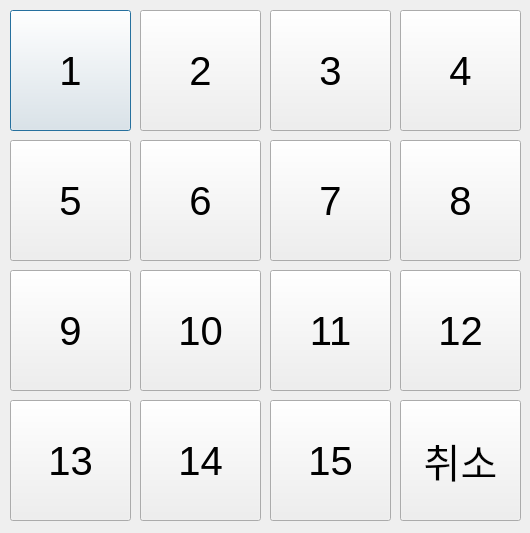
<?xml version="1.0" encoding="UTF-8"?>
<ui version="4.0">
 <class>Set_irrigation_time</class>
 <widget class="QDialog" name="Set_irrigation_time">
  <property name="geometry">
   <rect>
    <x>0</x>
    <y>0</y>
    <width>530</width>
    <height>533</height>
   </rect>
  </property>
  <property name="minimumSize">
   <size>
    <width>530</width>
    <height>533</height>
   </size>
  </property>
  <property name="maximumSize">
   <size>
    <width>530</width>
    <height>533</height>
   </size>
  </property>
  <property name="windowTitle">
   <string>Dialog</string>
  </property>
  <property name="modal">
   <bool>true</bool>
  </property>
  <widget class="QPushButton" name="btn_1">
   <property name="geometry">
    <rect>
     <x>10</x>
     <y>10</y>
     <width>121</width>
     <height>121</height>
    </rect>
   </property>
   <property name="font">
    <font>
     <pointsize>30</pointsize>
    </font>
   </property>
   <property name="text">
    <string>1</string>
   </property>
  </widget>
  <widget class="QPushButton" name="btn_2">
   <property name="geometry">
    <rect>
     <x>140</x>
     <y>10</y>
     <width>121</width>
     <height>121</height>
    </rect>
   </property>
   <property name="font">
    <font>
     <pointsize>30</pointsize>
    </font>
   </property>
   <property name="text">
    <string>2</string>
   </property>
  </widget>
  <widget class="QPushButton" name="btn_3">
   <property name="geometry">
    <rect>
     <x>270</x>
     <y>10</y>
     <width>121</width>
     <height>121</height>
    </rect>
   </property>
   <property name="font">
    <font>
     <pointsize>30</pointsize>
    </font>
   </property>
   <property name="text">
    <string>3</string>
   </property>
  </widget>
  <widget class="QPushButton" name="btn_4">
   <property name="geometry">
    <rect>
     <x>400</x>
     <y>10</y>
     <width>121</width>
     <height>121</height>
    </rect>
   </property>
   <property name="font">
    <font>
     <pointsize>30</pointsize>
    </font>
   </property>
   <property name="text">
    <string>4</string>
   </property>
  </widget>
  <widget class="QPushButton" name="btn_5">
   <property name="geometry">
    <rect>
     <x>10</x>
     <y>140</y>
     <width>121</width>
     <height>121</height>
    </rect>
   </property>
   <property name="font">
    <font>
     <pointsize>30</pointsize>
    </font>
   </property>
   <property name="text">
    <string>5</string>
   </property>
  </widget>
  <widget class="QPushButton" name="btn_6">
   <property name="geometry">
    <rect>
     <x>140</x>
     <y>140</y>
     <width>121</width>
     <height>121</height>
    </rect>
   </property>
   <property name="font">
    <font>
     <pointsize>30</pointsize>
    </font>
   </property>
   <property name="text">
    <string>6</string>
   </property>
  </widget>
  <widget class="QPushButton" name="btn_7">
   <property name="geometry">
    <rect>
     <x>270</x>
     <y>140</y>
     <width>121</width>
     <height>121</height>
    </rect>
   </property>
   <property name="font">
    <font>
     <pointsize>30</pointsize>
    </font>
   </property>
   <property name="text">
    <string>7</string>
   </property>
  </widget>
  <widget class="QPushButton" name="btn_8">
   <property name="geometry">
    <rect>
     <x>400</x>
     <y>140</y>
     <width>121</width>
     <height>121</height>
    </rect>
   </property>
   <property name="font">
    <font>
     <pointsize>30</pointsize>
    </font>
   </property>
   <property name="text">
    <string>8</string>
   </property>
  </widget>
  <widget class="QPushButton" name="btn_10">
   <property name="geometry">
    <rect>
     <x>140</x>
     <y>270</y>
     <width>121</width>
     <height>121</height>
    </rect>
   </property>
   <property name="font">
    <font>
     <pointsize>30</pointsize>
    </font>
   </property>
   <property name="text">
    <string>10</string>
   </property>
  </widget>
  <widget class="QPushButton" name="btn_11">
   <property name="geometry">
    <rect>
     <x>270</x>
     <y>270</y>
     <width>121</width>
     <height>121</height>
    </rect>
   </property>
   <property name="font">
    <font>
     <pointsize>30</pointsize>
    </font>
   </property>
   <property name="text">
    <string>11</string>
   </property>
  </widget>
  <widget class="QPushButton" name="btn_12">
   <property name="geometry">
    <rect>
     <x>400</x>
     <y>270</y>
     <width>121</width>
     <height>121</height>
    </rect>
   </property>
   <property name="font">
    <font>
     <pointsize>30</pointsize>
    </font>
   </property>
   <property name="text">
    <string>12</string>
   </property>
  </widget>
  <widget class="QPushButton" name="btn_9">
   <property name="geometry">
    <rect>
     <x>10</x>
     <y>270</y>
     <width>121</width>
     <height>121</height>
    </rect>
   </property>
   <property name="font">
    <font>
     <pointsize>30</pointsize>
    </font>
   </property>
   <property name="text">
    <string>9</string>
   </property>
  </widget>
  <widget class="QPushButton" name="btn_13">
   <property name="geometry">
    <rect>
     <x>10</x>
     <y>400</y>
     <width>121</width>
     <height>121</height>
    </rect>
   </property>
   <property name="font">
    <font>
     <pointsize>30</pointsize>
    </font>
   </property>
   <property name="text">
    <string>13</string>
   </property>
  </widget>
  <widget class="QPushButton" name="btn_cancel">
   <property name="geometry">
    <rect>
     <x>400</x>
     <y>400</y>
     <width>121</width>
     <height>121</height>
    </rect>
   </property>
   <property name="font">
    <font>
     <pointsize>30</pointsize>
    </font>
   </property>
   <property name="text">
    <string>취소</string>
   </property>
  </widget>
  <widget class="QPushButton" name="btn_14">
   <property name="geometry">
    <rect>
     <x>140</x>
     <y>400</y>
     <width>121</width>
     <height>121</height>
    </rect>
   </property>
   <property name="font">
    <font>
     <pointsize>30</pointsize>
    </font>
   </property>
   <property name="text">
    <string>14</string>
   </property>
  </widget>
  <widget class="QPushButton" name="btn_15">
   <property name="geometry">
    <rect>
     <x>270</x>
     <y>400</y>
     <width>121</width>
     <height>121</height>
    </rect>
   </property>
   <property name="font">
    <font>
     <pointsize>30</pointsize>
    </font>
   </property>
   <property name="text">
    <string>15</string>
   </property>
  </widget>
 </widget>
 <resources/>
 <connections>
  <connection>
   <sender>btn_1</sender>
   <signal>clicked()</signal>
   <receiver>Set_irrigation_time</receiver>
   <slot>click_num()</slot>
   <hints>
    <hint type="sourcelabel">
     <x>33</x>
     <y>117</y>
    </hint>
    <hint type="destinationlabel">
     <x>75</x>
     <y>136</y>
    </hint>
   </hints>
  </connection>
  <connection>
   <sender>btn_2</sender>
   <signal>clicked()</signal>
   <receiver>Set_irrigation_time</receiver>
   <slot>click_num()</slot>
   <hints>
    <hint type="sourcelabel">
     <x>170</x>
     <y>120</y>
    </hint>
    <hint type="destinationlabel">
     <x>186</x>
     <y>135</y>
    </hint>
   </hints>
  </connection>
  <connection>
   <sender>btn_3</sender>
   <signal>clicked()</signal>
   <receiver>Set_irrigation_time</receiver>
   <slot>click_num()</slot>
   <hints>
    <hint type="sourcelabel">
     <x>288</x>
     <y>111</y>
    </hint>
    <hint type="destinationlabel">
     <x>310</x>
     <y>135</y>
    </hint>
   </hints>
  </connection>
  <connection>
   <sender>btn_4</sender>
   <signal>clicked()</signal>
   <receiver>Set_irrigation_time</receiver>
   <slot>click_num()</slot>
   <hints>
    <hint type="sourcelabel">
     <x>416</x>
     <y>117</y>
    </hint>
    <hint type="destinationlabel">
     <x>434</x>
     <y>134</y>
    </hint>
   </hints>
  </connection>
  <connection>
   <sender>btn_5</sender>
   <signal>clicked()</signal>
   <receiver>Set_irrigation_time</receiver>
   <slot>click_num()</slot>
   <hints>
    <hint type="sourcelabel">
     <x>24</x>
     <y>255</y>
    </hint>
    <hint type="destinationlabel">
     <x>59</x>
     <y>266</y>
    </hint>
   </hints>
  </connection>
  <connection>
   <sender>btn_6</sender>
   <signal>clicked()</signal>
   <receiver>Set_irrigation_time</receiver>
   <slot>click_num()</slot>
   <hints>
    <hint type="sourcelabel">
     <x>166</x>
     <y>256</y>
    </hint>
    <hint type="destinationlabel">
     <x>184</x>
     <y>267</y>
    </hint>
   </hints>
  </connection>
  <connection>
   <sender>btn_7</sender>
   <signal>clicked()</signal>
   <receiver>Set_irrigation_time</receiver>
   <slot>click_num()</slot>
   <hints>
    <hint type="sourcelabel">
     <x>285</x>
     <y>255</y>
    </hint>
    <hint type="destinationlabel">
     <x>300</x>
     <y>266</y>
    </hint>
   </hints>
  </connection>
  <connection>
   <sender>btn_8</sender>
   <signal>clicked()</signal>
   <receiver>Set_irrigation_time</receiver>
   <slot>click_num()</slot>
   <hints>
    <hint type="sourcelabel">
     <x>423</x>
     <y>253</y>
    </hint>
    <hint type="destinationlabel">
     <x>436</x>
     <y>264</y>
    </hint>
   </hints>
  </connection>
  <connection>
   <sender>btn_9</sender>
   <signal>clicked()</signal>
   <receiver>Set_irrigation_time</receiver>
   <slot>click_num()</slot>
   <hints>
    <hint type="sourcelabel">
     <x>19</x>
     <y>386</y>
    </hint>
    <hint type="destinationlabel">
     <x>35</x>
     <y>396</y>
    </hint>
   </hints>
  </connection>
  <connection>
   <sender>btn_10</sender>
   <signal>clicked()</signal>
   <receiver>Set_irrigation_time</receiver>
   <slot>click_num()</slot>
   <hints>
    <hint type="sourcelabel">
     <x>152</x>
     <y>383</y>
    </hint>
    <hint type="destinationlabel">
     <x>170</x>
     <y>396</y>
    </hint>
   </hints>
  </connection>
  <connection>
   <sender>btn_11</sender>
   <signal>clicked()</signal>
   <receiver>Set_irrigation_time</receiver>
   <slot>click_num()</slot>
   <hints>
    <hint type="sourcelabel">
     <x>281</x>
     <y>386</y>
    </hint>
    <hint type="destinationlabel">
     <x>297</x>
     <y>394</y>
    </hint>
   </hints>
  </connection>
  <connection>
   <sender>btn_12</sender>
   <signal>clicked()</signal>
   <receiver>Set_irrigation_time</receiver>
   <slot>click_num()</slot>
   <hints>
    <hint type="sourcelabel">
     <x>416</x>
     <y>386</y>
    </hint>
    <hint type="destinationlabel">
     <x>426</x>
     <y>396</y>
    </hint>
   </hints>
  </connection>
  <connection>
   <sender>btn_13</sender>
   <signal>clicked()</signal>
   <receiver>Set_irrigation_time</receiver>
   <slot>click_num()</slot>
   <hints>
    <hint type="sourcelabel">
     <x>18</x>
     <y>518</y>
    </hint>
    <hint type="destinationlabel">
     <x>29</x>
     <y>526</y>
    </hint>
   </hints>
  </connection>
  <connection>
   <sender>btn_14</sender>
   <signal>clicked()</signal>
   <receiver>Set_irrigation_time</receiver>
   <slot>click_num()</slot>
   <hints>
    <hint type="sourcelabel">
     <x>157</x>
     <y>516</y>
    </hint>
    <hint type="destinationlabel">
     <x>165</x>
     <y>527</y>
    </hint>
   </hints>
  </connection>
  <connection>
   <sender>btn_15</sender>
   <signal>clicked()</signal>
   <receiver>Set_irrigation_time</receiver>
   <slot>click_num()</slot>
   <hints>
    <hint type="sourcelabel">
     <x>289</x>
     <y>516</y>
    </hint>
    <hint type="destinationlabel">
     <x>299</x>
     <y>527</y>
    </hint>
   </hints>
  </connection>
  <connection>
   <sender>btn_cancel</sender>
   <signal>clicked()</signal>
   <receiver>Set_irrigation_time</receiver>
   <slot>click_cancel()</slot>
   <hints>
    <hint type="sourcelabel">
     <x>406</x>
     <y>515</y>
    </hint>
    <hint type="destinationlabel">
     <x>418</x>
     <y>525</y>
    </hint>
   </hints>
  </connection>
 </connections>
 <slots>
  <slot>click_num()</slot>
  <slot>click_cancel()</slot>
 </slots>
</ui>
